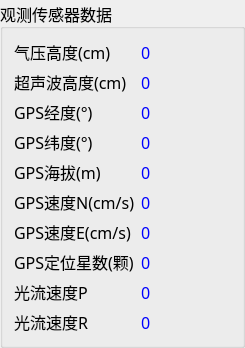
      <widget class="QGroupBox" name="groupBox_5">
       <property name="sizePolicy">
        <sizepolicy hsizetype="Fixed" vsizetype="Expanding">
         <horstretch>0</horstretch>
         <verstretch>0</verstretch>
        </sizepolicy>
       </property>
       <property name="minimumSize">
        <size>
         <width>0</width>
         <height>0</height>
        </size>
       </property>
       <property name="font">
        <font>
         <family>3ds</family>
         <pointsize>12</pointsize>
         <weight>50</weight>
         <bold>false</bold>
        </font>
       </property>
       <property name="styleSheet">
        <string notr="true">QLabel
{ 
	color: rgb(255, 69, 0); 
} </string>
       </property>
       <property name="title">
        <string>观测传感器数据</string>
       </property>
       <property name="alignment">
        <set>Qt::AlignLeading|Qt::AlignLeft|Qt::AlignVCenter</set>
       </property>
       <property name="flat">
        <bool>false</bool>
       </property>
       <property name="checkable">
        <bool>false</bool>
       </property>
       <layout class="QVBoxLayout" name="verticalLayout_9">
        <item>
         <layout class="QGridLayout" name="gridLayout_3">
          <item row="7" column="0">
           <widget class="QLabel" name="label_42">
            <property name="sizePolicy">
             <sizepolicy hsizetype="Fixed" vsizetype="Expanding">
              <horstretch>0</horstretch>
              <verstretch>0</verstretch>
             </sizepolicy>
            </property>
            <property name="minimumSize">
             <size>
              <width>0</width>
              <height>0</height>
             </size>
            </property>
            <property name="font">
             <font>
              <family>3ds</family>
              <pointsize>12</pointsize>
             </font>
            </property>
            <property name="styleSheet">
             <string notr="true">QLabel
{ 
	color: rgb(0, 0, 0); 
} </string>
            </property>
            <property name="text">
             <string>GPS定位星数(颗)</string>
            </property>
            <property name="alignment">
             <set>Qt::AlignLeading|Qt::AlignLeft|Qt::AlignVCenter</set>
            </property>
           </widget>
          </item>
          <item row="5" column="1">
           <widget class="QLabel" name="gps_vel_n">
            <property name="sizePolicy">
             <sizepolicy hsizetype="Fixed" vsizetype="Expanding">
              <horstretch>0</horstretch>
              <verstretch>0</verstretch>
             </sizepolicy>
            </property>
            <property name="minimumSize">
             <size>
              <width>0</width>
              <height>0</height>
             </size>
            </property>
            <property name="font">
             <font>
              <family>3ds</family>
              <pointsize>12</pointsize>
             </font>
            </property>
            <property name="styleSheet">
             <string notr="true">QLabel
{ 
	color: rgb(0, 0, 255); 
} </string>
            </property>
            <property name="text">
             <string>0</string>
            </property>
           </widget>
          </item>
          <item row="6" column="0">
           <widget class="QLabel" name="label_41">
            <property name="sizePolicy">
             <sizepolicy hsizetype="Fixed" vsizetype="Expanding">
              <horstretch>0</horstretch>
              <verstretch>0</verstretch>
             </sizepolicy>
            </property>
            <property name="minimumSize">
             <size>
              <width>0</width>
              <height>0</height>
             </size>
            </property>
            <property name="font">
             <font>
              <family>3ds</family>
              <pointsize>12</pointsize>
             </font>
            </property>
            <property name="styleSheet">
             <string notr="true">QLabel
{ 
	color: rgb(0, 0, 0); 
} </string>
            </property>
            <property name="text">
             <string>GPS速度E(cm/s)</string>
            </property>
            <property name="alignment">
             <set>Qt::AlignLeading|Qt::AlignLeft|Qt::AlignVCenter</set>
            </property>
           </widget>
          </item>
          <item row="6" column="1">
           <widget class="QLabel" name="gps_vel_e">
            <property name="sizePolicy">
             <sizepolicy hsizetype="Fixed" vsizetype="Expanding">
              <horstretch>0</horstretch>
              <verstretch>0</verstretch>
             </sizepolicy>
            </property>
            <property name="minimumSize">
             <size>
              <width>0</width>
              <height>0</height>
             </size>
            </property>
            <property name="font">
             <font>
              <family>3ds</family>
              <pointsize>12</pointsize>
             </font>
            </property>
            <property name="styleSheet">
             <string notr="true">QLabel
{ 
	color: rgb(0, 0, 255); 
} </string>
            </property>
            <property name="text">
             <string>0</string>
            </property>
           </widget>
          </item>
          <item row="0" column="0">
           <widget class="QLabel" name="label_45">
            <property name="sizePolicy">
             <sizepolicy hsizetype="Fixed" vsizetype="Expanding">
              <horstretch>0</horstretch>
              <verstretch>0</verstretch>
             </sizepolicy>
            </property>
            <property name="minimumSize">
             <size>
              <width>0</width>
              <height>0</height>
             </size>
            </property>
            <property name="font">
             <font>
              <family>3ds</family>
              <pointsize>12</pointsize>
             </font>
            </property>
            <property name="styleSheet">
             <string notr="true">QLabel
{ 
	color: rgb(0, 0, 0); 
} </string>
            </property>
            <property name="text">
             <string>气压高度(cm)</string>
            </property>
            <property name="alignment">
             <set>Qt::AlignLeading|Qt::AlignLeft|Qt::AlignVCenter</set>
            </property>
           </widget>
          </item>
          <item row="8" column="0">
           <widget class="QLabel" name="label_54">
            <property name="sizePolicy">
             <sizepolicy hsizetype="Fixed" vsizetype="Expanding">
              <horstretch>0</horstretch>
              <verstretch>0</verstretch>
             </sizepolicy>
            </property>
            <property name="minimumSize">
             <size>
              <width>0</width>
              <height>0</height>
             </size>
            </property>
            <property name="font">
             <font>
              <family>3ds</family>
              <pointsize>12</pointsize>
             </font>
            </property>
            <property name="styleSheet">
             <string notr="true">QLabel
{ 
	color: rgb(0, 0, 0); 
} </string>
            </property>
            <property name="text">
             <string>光流速度P</string>
            </property>
            <property name="alignment">
             <set>Qt::AlignLeading|Qt::AlignLeft|Qt::AlignVCenter</set>
            </property>
           </widget>
          </item>
          <item row="1" column="1">
           <widget class="QLabel" name="ult_alt">
            <property name="sizePolicy">
             <sizepolicy hsizetype="Fixed" vsizetype="Expanding">
              <horstretch>0</horstretch>
              <verstretch>0</verstretch>
             </sizepolicy>
            </property>
            <property name="minimumSize">
             <size>
              <width>0</width>
              <height>0</height>
             </size>
            </property>
            <property name="font">
             <font>
              <family>3ds</family>
              <pointsize>12</pointsize>
             </font>
            </property>
            <property name="styleSheet">
             <string notr="true">QLabel
{ 
	color: rgb(0, 0, 255); 
} </string>
            </property>
            <property name="text">
             <string>0</string>
            </property>
           </widget>
          </item>
          <item row="4" column="0">
           <widget class="QLabel" name="label_44">
            <property name="sizePolicy">
             <sizepolicy hsizetype="Fixed" vsizetype="Expanding">
              <horstretch>0</horstretch>
              <verstretch>0</verstretch>
             </sizepolicy>
            </property>
            <property name="minimumSize">
             <size>
              <width>0</width>
              <height>0</height>
             </size>
            </property>
            <property name="font">
             <font>
              <family>3ds</family>
              <pointsize>12</pointsize>
             </font>
            </property>
            <property name="styleSheet">
             <string notr="true">QLabel
{ 
	color: rgb(0, 0, 0); 
} </string>
            </property>
            <property name="text">
             <string>GPS海拔(m)</string>
            </property>
            <property name="alignment">
             <set>Qt::AlignLeading|Qt::AlignLeft|Qt::AlignVCenter</set>
            </property>
           </widget>
          </item>
          <item row="2" column="1">
           <widget class="QLabel" name="gps_lng">
            <property name="sizePolicy">
             <sizepolicy hsizetype="Fixed" vsizetype="Expanding">
              <horstretch>0</horstretch>
              <verstretch>0</verstretch>
             </sizepolicy>
            </property>
            <property name="minimumSize">
             <size>
              <width>90</width>
              <height>0</height>
             </size>
            </property>
            <property name="font">
             <font>
              <family>3ds</family>
              <pointsize>12</pointsize>
             </font>
            </property>
            <property name="styleSheet">
             <string notr="true">QLabel
{ 
	color: rgb(0, 0, 255); 
} </string>
            </property>
            <property name="text">
             <string>0</string>
            </property>
           </widget>
          </item>
          <item row="5" column="0">
           <widget class="QLabel" name="label_40">
            <property name="sizePolicy">
             <sizepolicy hsizetype="Fixed" vsizetype="Expanding">
              <horstretch>0</horstretch>
              <verstretch>0</verstretch>
             </sizepolicy>
            </property>
            <property name="minimumSize">
             <size>
              <width>0</width>
              <height>0</height>
             </size>
            </property>
            <property name="font">
             <font>
              <family>3ds</family>
              <pointsize>12</pointsize>
             </font>
            </property>
            <property name="styleSheet">
             <string notr="true">QLabel
{ 
	color: rgb(0, 0, 0); 
} </string>
            </property>
            <property name="text">
             <string>GPS速度N(cm/s)</string>
            </property>
            <property name="alignment">
             <set>Qt::AlignLeading|Qt::AlignLeft|Qt::AlignVCenter</set>
            </property>
           </widget>
          </item>
          <item row="9" column="0">
           <widget class="QLabel" name="label_56">
            <property name="sizePolicy">
             <sizepolicy hsizetype="Fixed" vsizetype="Expanding">
              <horstretch>0</horstretch>
              <verstretch>0</verstretch>
             </sizepolicy>
            </property>
            <property name="minimumSize">
             <size>
              <width>0</width>
              <height>0</height>
             </size>
            </property>
            <property name="font">
             <font>
              <family>3ds</family>
              <pointsize>12</pointsize>
             </font>
            </property>
            <property name="styleSheet">
             <string notr="true">QLabel
{ 
	color: rgb(0, 0, 0); 
} </string>
            </property>
            <property name="text">
             <string>光流速度R</string>
            </property>
            <property name="alignment">
             <set>Qt::AlignLeading|Qt::AlignLeft|Qt::AlignVCenter</set>
            </property>
           </widget>
          </item>
          <item row="2" column="0">
           <widget class="QLabel" name="label_39">
            <property name="sizePolicy">
             <sizepolicy hsizetype="Fixed" vsizetype="Expanding">
              <horstretch>0</horstretch>
              <verstretch>0</verstretch>
             </sizepolicy>
            </property>
            <property name="minimumSize">
             <size>
              <width>0</width>
              <height>0</height>
             </size>
            </property>
            <property name="font">
             <font>
              <family>3ds</family>
              <pointsize>12</pointsize>
             </font>
            </property>
            <property name="styleSheet">
             <string notr="true">QLabel
{ 
	color: rgb(0, 0, 0); 
} </string>
            </property>
            <property name="text">
             <string>GPS经度(°)</string>
            </property>
            <property name="alignment">
             <set>Qt::AlignLeading|Qt::AlignLeft|Qt::AlignVCenter</set>
            </property>
           </widget>
          </item>
          <item row="8" column="1">
           <widget class="QLabel" name="opt_vel_p">
            <property name="sizePolicy">
             <sizepolicy hsizetype="Fixed" vsizetype="Expanding">
              <horstretch>0</horstretch>
              <verstretch>0</verstretch>
             </sizepolicy>
            </property>
            <property name="minimumSize">
             <size>
              <width>0</width>
              <height>0</height>
             </size>
            </property>
            <property name="font">
             <font>
              <family>3ds</family>
              <pointsize>12</pointsize>
             </font>
            </property>
            <property name="styleSheet">
             <string notr="true">QLabel
{ 
	color: rgb(0, 0, 255); 
} </string>
            </property>
            <property name="text">
             <string>0</string>
            </property>
           </widget>
          </item>
          <item row="4" column="1">
           <widget class="QLabel" name="gps_alt">
            <property name="sizePolicy">
             <sizepolicy hsizetype="Fixed" vsizetype="Expanding">
              <horstretch>0</horstretch>
              <verstretch>0</verstretch>
             </sizepolicy>
            </property>
            <property name="minimumSize">
             <size>
              <width>0</width>
              <height>0</height>
             </size>
            </property>
            <property name="font">
             <font>
              <family>3ds</family>
              <pointsize>12</pointsize>
             </font>
            </property>
            <property name="styleSheet">
             <string notr="true">QLabel
{ 
	color: rgb(0, 0, 255); 
} </string>
            </property>
            <property name="text">
             <string>0</string>
            </property>
           </widget>
          </item>
          <item row="0" column="1">
           <widget class="QLabel" name="baro_alt">
            <property name="sizePolicy">
             <sizepolicy hsizetype="Fixed" vsizetype="Expanding">
              <horstretch>0</horstretch>
              <verstretch>0</verstretch>
             </sizepolicy>
            </property>
            <property name="minimumSize">
             <size>
              <width>0</width>
              <height>0</height>
             </size>
            </property>
            <property name="font">
             <font>
              <family>3ds</family>
              <pointsize>12</pointsize>
             </font>
            </property>
            <property name="styleSheet">
             <string notr="true">QLabel
{ 
	color: rgb(0, 0, 255); 
} </string>
            </property>
            <property name="text">
             <string>0</string>
            </property>
           </widget>
          </item>
          <item row="3" column="0">
           <widget class="QLabel" name="label_38">
            <property name="sizePolicy">
             <sizepolicy hsizetype="Fixed" vsizetype="Expanding">
              <horstretch>0</horstretch>
              <verstretch>0</verstretch>
             </sizepolicy>
            </property>
            <property name="minimumSize">
             <size>
              <width>0</width>
              <height>0</height>
             </size>
            </property>
            <property name="font">
             <font>
              <family>3ds</family>
              <pointsize>12</pointsize>
             </font>
            </property>
            <property name="styleSheet">
             <string notr="true">QLabel
{ 
	color: rgb(0, 0, 0); 
} </string>
            </property>
            <property name="text">
             <string>GPS纬度(°)</string>
            </property>
            <property name="alignment">
             <set>Qt::AlignLeading|Qt::AlignLeft|Qt::AlignVCenter</set>
            </property>
           </widget>
          </item>
          <item row="1" column="0">
           <widget class="QLabel" name="label_43">
            <property name="sizePolicy">
             <sizepolicy hsizetype="Fixed" vsizetype="Expanding">
              <horstretch>0</horstretch>
              <verstretch>0</verstretch>
             </sizepolicy>
            </property>
            <property name="minimumSize">
             <size>
              <width>0</width>
              <height>0</height>
             </size>
            </property>
            <property name="font">
             <font>
              <family>3ds</family>
              <pointsize>12</pointsize>
             </font>
            </property>
            <property name="styleSheet">
             <string notr="true">QLabel
{ 
	color: rgb(0, 0, 0); 
} </string>
            </property>
            <property name="text">
             <string>超声波高度(cm)</string>
            </property>
            <property name="alignment">
             <set>Qt::AlignLeading|Qt::AlignLeft|Qt::AlignVCenter</set>
            </property>
           </widget>
          </item>
          <item row="3" column="1">
           <widget class="QLabel" name="gps_lat">
            <property name="sizePolicy">
             <sizepolicy hsizetype="Fixed" vsizetype="Expanding">
              <horstretch>0</horstretch>
              <verstretch>0</verstretch>
             </sizepolicy>
            </property>
            <property name="minimumSize">
             <size>
              <width>0</width>
              <height>0</height>
             </size>
            </property>
            <property name="font">
             <font>
              <family>3ds</family>
              <pointsize>12</pointsize>
             </font>
            </property>
            <property name="styleSheet">
             <string notr="true">QLabel
{ 
	color: rgb(0, 0, 255); 
} </string>
            </property>
            <property name="text">
             <string>0</string>
            </property>
           </widget>
          </item>
          <item row="9" column="1">
           <widget class="QLabel" name="opt_vel_r">
            <property name="sizePolicy">
             <sizepolicy hsizetype="Fixed" vsizetype="Expanding">
              <horstretch>0</horstretch>
              <verstretch>0</verstretch>
             </sizepolicy>
            </property>
            <property name="minimumSize">
             <size>
              <width>0</width>
              <height>0</height>
             </size>
            </property>
            <property name="font">
             <font>
              <family>3ds</family>
              <pointsize>12</pointsize>
             </font>
            </property>
            <property name="styleSheet">
             <string notr="true">QLabel
{ 
	color: rgb(0, 0, 255); 
} </string>
            </property>
            <property name="text">
             <string>0</string>
            </property>
           </widget>
          </item>
          <item row="7" column="1">
           <widget class="QLabel" name="numsv">
            <property name="sizePolicy">
             <sizepolicy hsizetype="Fixed" vsizetype="Expanding">
              <horstretch>0</horstretch>
              <verstretch>0</verstretch>
             </sizepolicy>
            </property>
            <property name="minimumSize">
             <size>
              <width>0</width>
              <height>0</height>
             </size>
            </property>
            <property name="font">
             <font>
              <family>3ds</family>
              <pointsize>12</pointsize>
             </font>
            </property>
            <property name="styleSheet">
             <string notr="true">QLabel
{ 
	color: rgb(0, 0, 255); 
} </string>
            </property>
            <property name="text">
             <string>0</string>
            </property>
           </widget>
          </item>
         </layout>
        </item>
       </layout>
      </widget>
